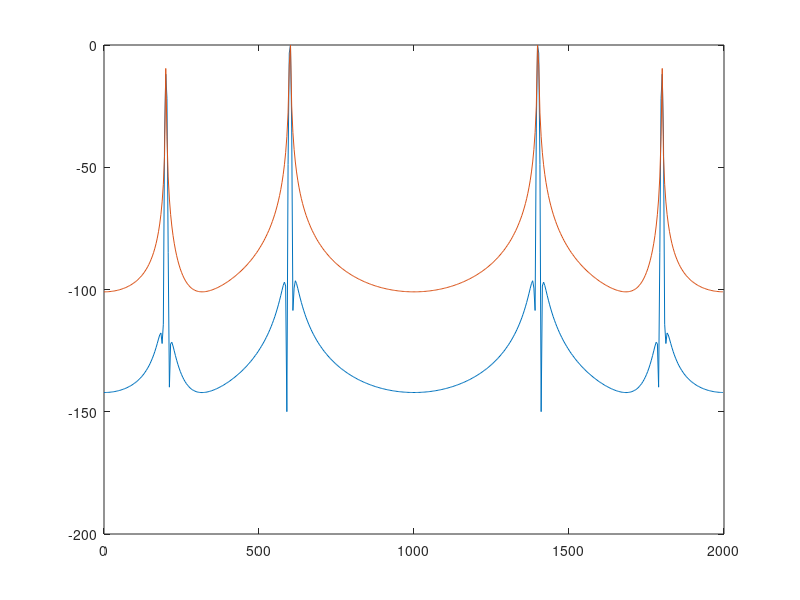

Reproduce this figure in MATLAB.
A = 2;
f = 200;
Fs = 10 * f;
N = 512;
n = [0:N-1];
xn = A * sin(2 * pi * f * n / Fs) + 2 * A * sin(2 * pi * (f + 400) * n / Fs);

X = xn .* hamming(N)';
Xf = fft(X);
XdB = 20 * log(abs(Xf) / max(abs(Xf)));
xf = fft(xn);
xdB = 20 * log(abs(xf) / max(abs(xf)));
fHz=n*Fs/N;
xlim([0 Fs/2]);
plot(fHz, XdB, fHz, xdB);



